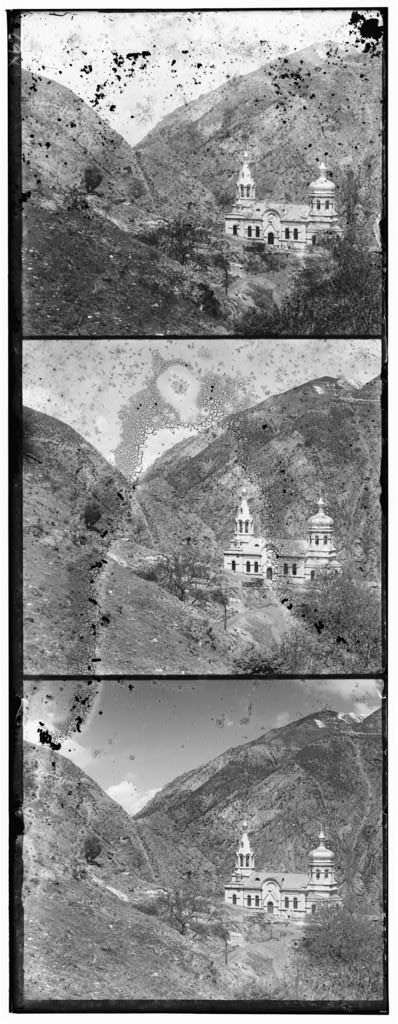
#> input picture Assignment_1/code/data/00056v.jpg, 398 x 1024 px, found by its file name; its folder holds only this picture in this run
$ python main.py   (older library calls are emulated)
#> lines starting #> are read from the running program, lines starting #| are printed output that depends on the picture
import numpy as np
from skimage import img_as_float
from skimage.io import imread, imsave, imshow
import os

def bgr_split(img_name):

#> called with img_name = 'code/data/00056v.jpg'
    image = imread(img_name)
#> image is the input picture: shape (1024, 398); min 0, max 255, mean 138.2
    image = img_as_float(image)
    height = np.floor(image.shape[0] / 3.0).astype(np.int)
#> height = 341

    blue = image[:height]
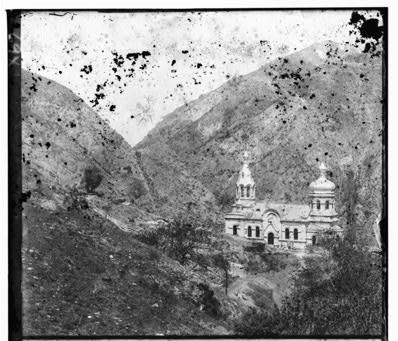
#> blue: shape (341, 398) float64; min 0, max 1, mean 0.548
    green = image[height: 2 * height]
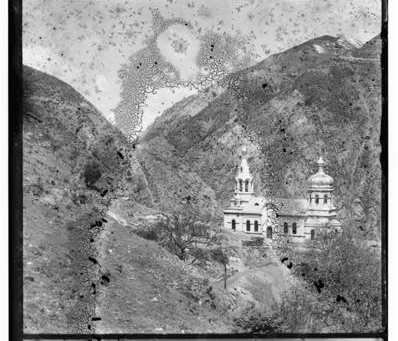
#> green: shape (341, 398) float64; min 0, max 1, mean 0.543
    red = image[2 * height: 3 * height]
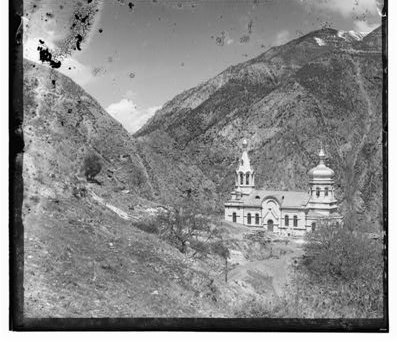
#> red: shape (341, 398) float64; min 0, max 1, mean 0.533

    return blue, green, red


def align_layers(image_1, image_2):

    image_1_crop = image_1[int(0.1 * len(image_1)):-int(0.1 * len(image_1)),
            int(0.1 * len(image_1[0])):-int(0.1 * len(image_1[0]))]
    image_2_crop = image_2[int(0.1 * len(image_2)):-int(0.1 * len(image_2)),
            int(0.1 * len(image_2[0])):-int(0.1 * len(image_2[0]))]
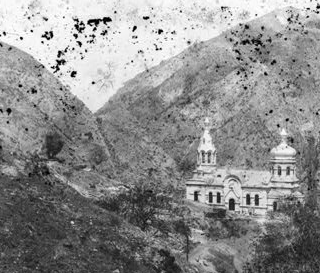
#> image_2_crop: shape (273, 320) float64; min 0, max 1, mean 0.556

    best_score = -float('inf')
    best_shift = [0, 0]

    for i in range(-15, 16):
        for j in range(-15, 16):
            temp_score = score(np.roll(image_1_crop, (i, j), (0, 1)), image_2_crop)
            if temp_score > best_score:
                best_score = temp_score
                best_shift = [i, j]
#> after the loop, best_score = -3199.7; best_shift = [5, 1]

    return np.roll(image_1, best_shift, (0, 1))


def score(image_1, image_2):
    return -np.sum(np.sum((image_1 - image_2) ** 2))


for filename in os.listdir("code/data"):
    if filename.endswith(".jpg"):
        blue, green, red = bgr_split("code/data/" + filename)

        aligned_green = align_layers(green, blue)
        aligned_red = align_layers(red, blue)
#> in align_layers (call 2), `image_1_crop = image_1[int(0.1 * len(image_1)):-int(0.1 * len(image_1)..`:
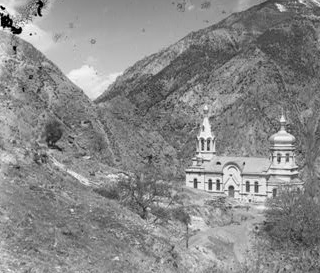
#> image_1_crop: shape (273, 320) float64; min 0, max 1, mean 0.539
#> after the loop in align_layers (call 2), `for i in range(-15, 16):`: best_score = -3968; best_shift = [13, 1]
#> in align_layers (call 2), `return np.roll(image_1, best_shift, (0, 1))`:
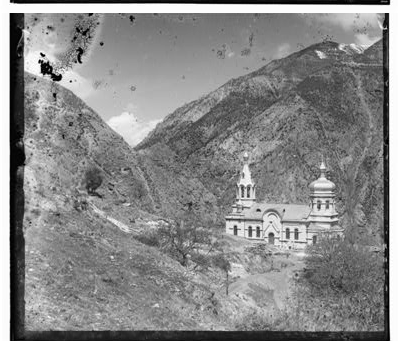
#> returned value: shape (341, 398) float64; min 0, max 1, mean 0.533

        image_out = np.dstack([aligned_red, aligned_green, blue])
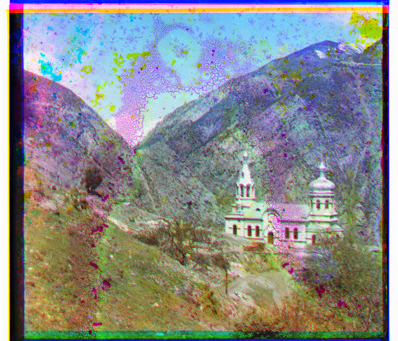
#> image_out: shape (341, 398, 3) float64; mean of channels 0, 1, 2 0.533, 0.543, 0.548; drawn as R, G, B

#> (the run stopped early here; a loop or call above may not have finished)

$ run again, on Assignment_1/code/data/00153v.jpg
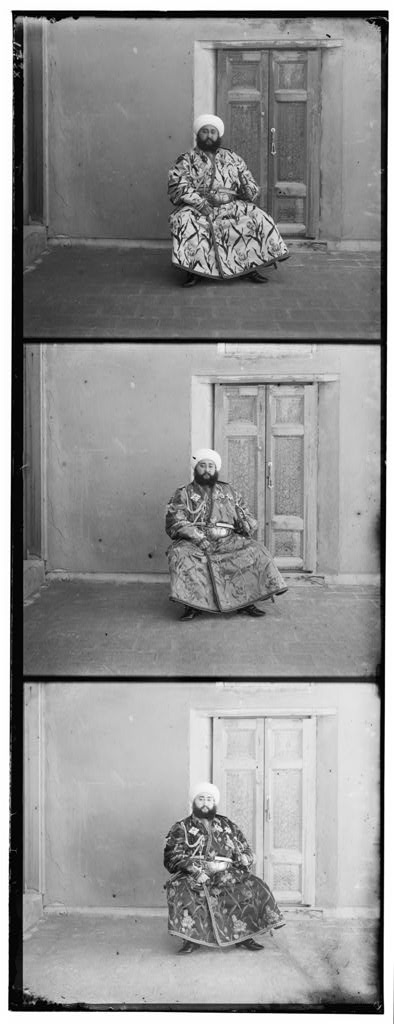
#> input picture Assignment_1/code/data/00153v.jpg, 394 x 1024 px, found by its file name
#> in bgr_split, image is the input picture: shape (1024, 394); min 0, max 255, mean 145.2
#> after the loop in align_layers, `for i in range(-15, 16):`: best_score = -2068.8; best_shift = [7, 2]
#> `image_out = np.dstack([aligned_red, aligned_green, blue])`:
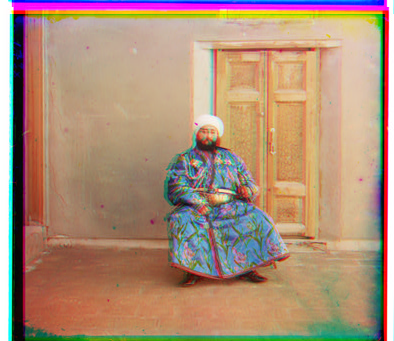
#> image_out: shape (341, 394, 3) float64; mean of channels 0, 1, 2 0.679, 0.559, 0.47; drawn as R, G, B
